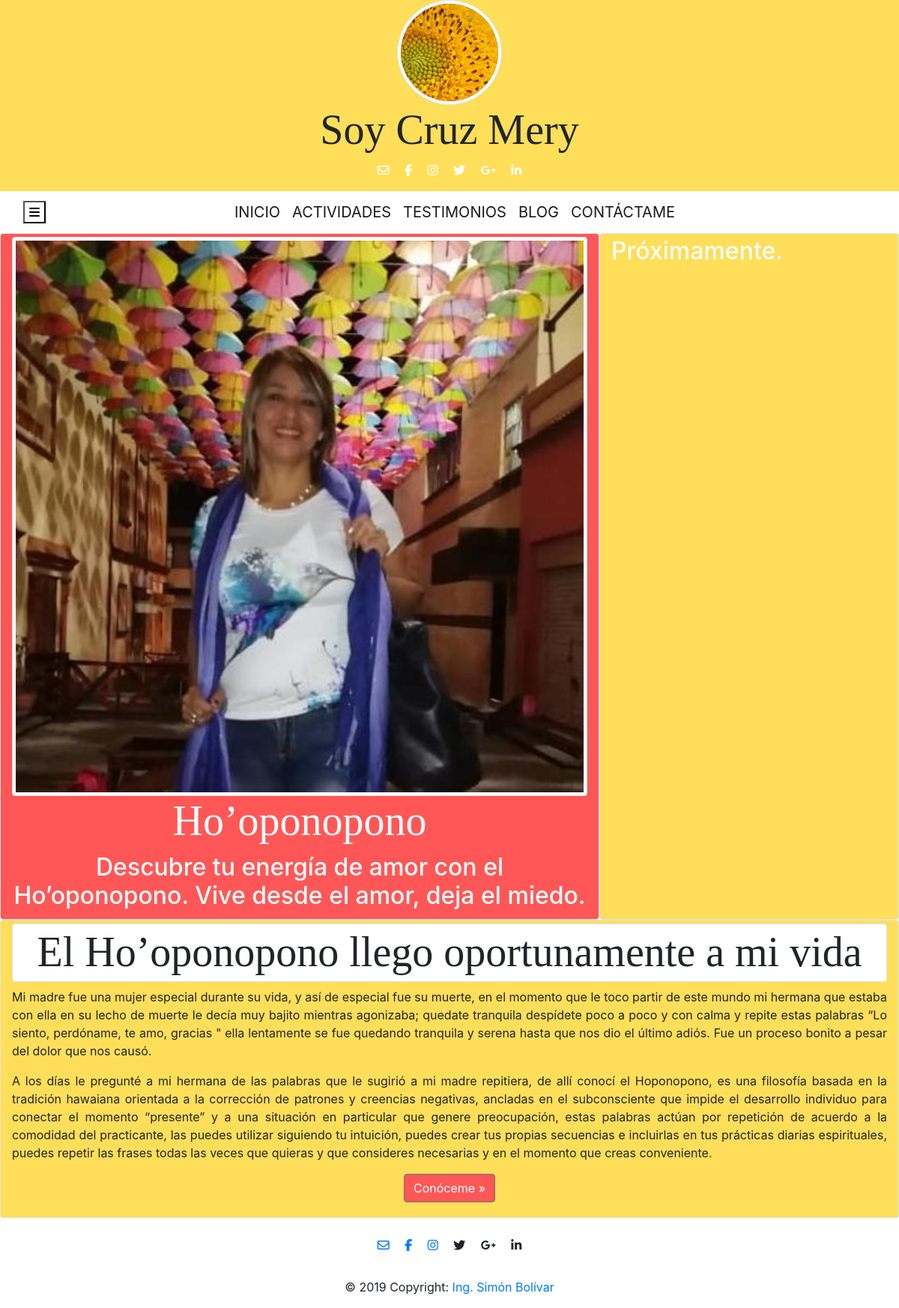
/, run on an earlier commit of the app's database.
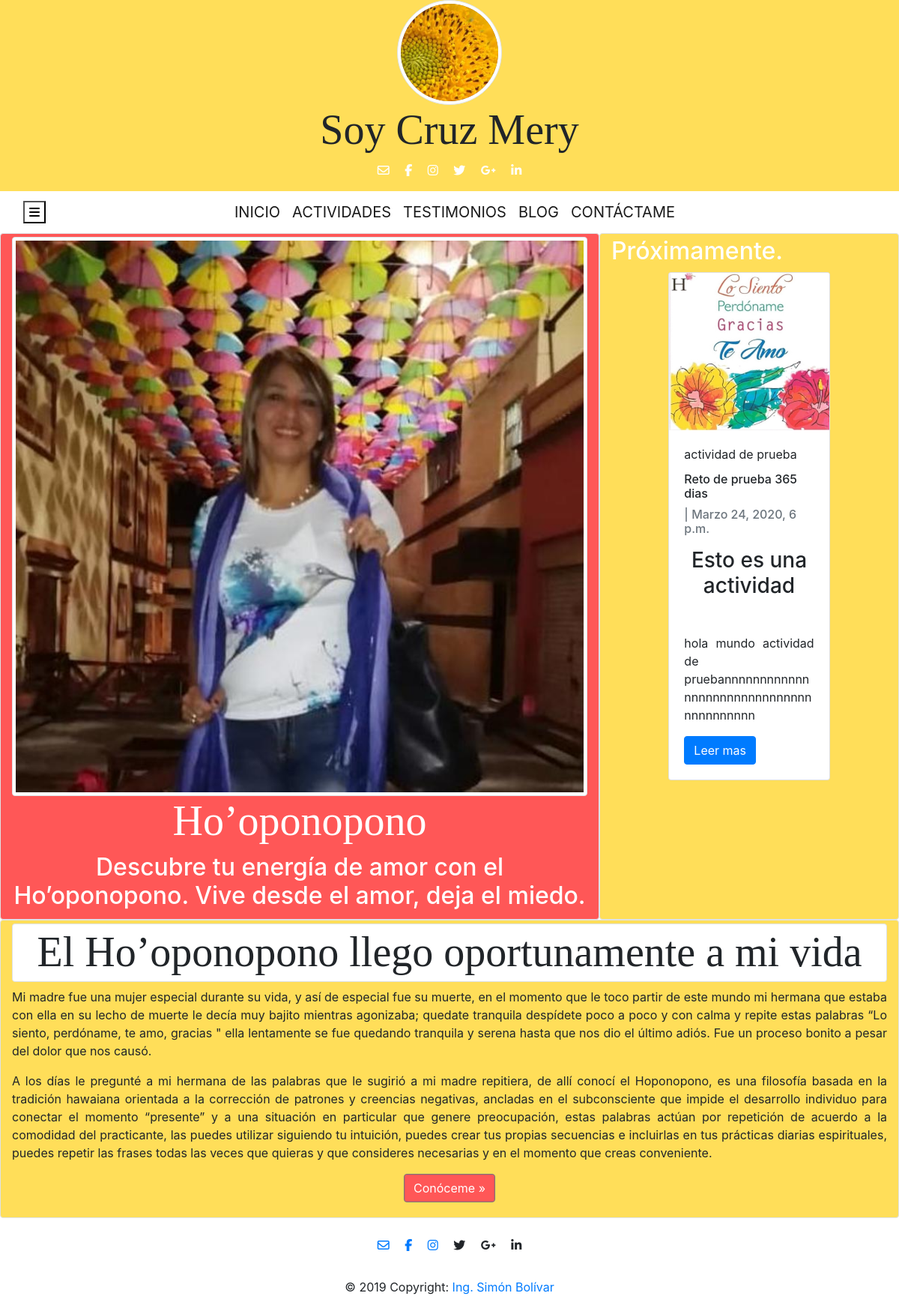
And on a later commit of the database.
### actividades/models.py (models this page shows, shortened)
class Actividad(models.Model):
    titulo = models.TextField(max_length=200, unique=True)
    slug = models.SlugField(editable=True, max_length=200, unique=True)
    contenido = models.TextField()
    tipo = models.TextField()
    fecha = models.DateTimeField(auto_now_add=False)
    status = models.IntegerField(choices=STATUS, default=1)
    image = models.ImageField(upload_to="actividades", null=True, blank=True,
        verbose_name="Imagen")
    class Meta:
        ordering = ['-fecha']

### inicio/views.py (the view)
# urls.py: url(r'^$', views.inicio.as_view(), name='inicio'),
class inicio(generic.ListView):
    model = Actividad
    template_name = 'inicio.html'
    queryset = Actividad.objects.filter(status='1')

### templates/inicio.html (shortened to what this page needs)
{% extends 'base.html' %}
{% load static %}
{% block content %}
<div class="row">
    <div class="col-md-8 col-lg-8 text-center bg-secondary img-thumbnail">
        <img src="{% static "imagenes/cruzmery.jpg" %}" class="img-fluid img-thumbnail" alt="SoyCruzmery">
            <h1 class="display-4 font-weight-normal text-white">Ho’oponopono</h1>
            <h2 class="text-white ">
                Descubre tu energía de amor con el Ho’oponopono.
                Vive desde el amor, deja el miedo.
            </h2>
    </div>
    <div class="col-md-4 col-lg-4 bg-primary container-fluid img-thumbnail">
            <h2 class="text-white ">
                Próximamente.
            </h2>
            {% autoescape off %}
                {% for actividad in object_list %}
                    <div class="col-md-8 col-lg-8 container-fluid">
                        <div class="card h-30" >
                          <img class="card-img-top" src="{{ actividad.image.url}}" alt="Conoce el Ho'oponopono">
                          <div class="card-body">
                            <p class="card-title">{{ actividad.titulo }}</p>
                            <p class="card-text h6">{{ actividad.tipo }}</p>
                            <p class="card-text text-muted h6">| {{ actividad.fecha}} </p>
                            <p class="card-text">{{actividad.contenido|slice:":200" }}</p>
                            <a href="actividades/{{ actividad.slug }}" class="btn btn-primary">Leer mas</a>
                          </div>
                        </div>
                    </div>
                {% endfor %}
            {% endautoescape %}
    </div>
</div>
<div class="row">
    <div class="col-md-8 col-lg-12 text-center img-fluid img-thumbnail bg-primary">
            <h1 class="display-4 font-weight-normal img-thumbnail">El Ho’oponopono llego oportunamente a mi vida</h1>
                <p class="text-justify ">
                        Mi madre fue una mujer especial durante su vida, y así de especial fue su muerte,
                    en el momento que le toco partir de este mundo mi hermana que estaba con ella en su lecho de muerte le
                    decía muy bajito mientras agonizaba; quedate tranquila despídete poco a poco y con calma y repite estas
                    palabras “Lo siento, perdóname, te amo, gracias "
                    ella lentamente se fue quedando tranquila y serena hasta que nos dio el último adiós.
                    Fue un proceso bonito a pesar del dolor que nos causó.<br>
                </p>
                <p class="text-justify ">
                    A los días le pregunté a mi hermana de las palabras que le sugirió a mi madre repitiera, de allí conocí el Hoponopono,
                    es una filosofía basada en la tradición hawaiana orientada a la corrección de patrones y creencias negativas,
                    ancladas en el subconsciente que impide el desarrollo individuo  para conectar el momento “presente” y a una
                    situación en particular que genere preocupación, estas palabras actúan por repetición de acuerdo a la comodidad del
                    practicante, las puedes utilizar siguiendo tu intuición, puedes crear tus propias secuencias e incluirlas en tus
                    prácticas diarias espirituales, puedes repetir las frases todas las veces que quieras y que consideres necesarias y
                    en el momento que creas conveniente.
            </p>
            <p><a class="btn btn-secondary bg-secondary" href="/contacto" role="button">Conóceme &raquo;</a></p>
    </div>
</div>
{% endblock %}

### templates/base.html (shortened to what this page needs)
{% load static %}
<!DOCTYPE html>
<html lang="es">
    <head>
        <link href="{% static "bootstrap/css/bootstrap.min.css" %}" rel="stylesheet">
        <link href="{% static "css/degradadoAzul.css" %}" rel="stylesheet">
    </head>
    <body>
        <div class="container-fluid">
        {% include "cabecera.html" %}
        </div>
        <div class="container-fluid">
        {% include "navbar.html" %}
        </div>
        <div class="container-fluid">
            {% block content %}
            {% endblock %}
        </div>
        {% include "footer.html" %}
    </body>
</html>

### templates/cabecera.html
{% load static %}
<div class="row">
    <div class="col-lg-12 col-md-12 col-sm-12 col-xs-12 bg-primary text-center">
        <svg class="bd-placeholder-img rounded-circle img-thumbnail " width="140" height="140" xmlns="http://www.w3.org/2000/svg" preserveAspectRatio="xMidYMid slice" focusable="false" role="img" aria-label="Placeholder: 140x140">
            <title>Girasol Hooponopono</title>
            <rect width="100%" height="100%" fill="#777" />
            <text x="50%" y="50%" fill="#777" dy=".3em">140x140</text>
            <image xlink:href="{% static "imagenes/girasol.jpg" %}" x=0 y=-40 width=230 height=230 />
        </svg>
    </div>
    <div class="col-lg-12 col-md-12 col-sm-12 col-xs-12 bg-primary text-center">
        <h1 class="display-4 font-weight-normal">Soy Cruz Mery</h1>
    </div>
</div>
<div class="row">
    <div class="col-lg-12 col-md-12 col-sm-12 col-xs-12 bg-primary text-center">
        <ul class="list-unstyled list-inline text-center text-white">
          <li class="list-inline-item">
                    <a class="btn-floating btn-fb mx-1 text-white" href="mailto:cruzmery1116@gmail.com">
                        <i class="far fa-envelope"></i>
                     </a>
          </li>
          <li class="list-inline-item">
            <a class="btn-floating btn-fb mx-1 text-white" href="https://www.facebook.com/cvillegasmartinez">
              <i class="fab fa-facebook-f"> </i>
            </a>
          </li>
          <li class="list-inline-item">
            <a class="btn-floating btn-tw mx-1 text-white" href="https://www.instagram.com/soycruzmery/">
              <i class="fab fa-instagram"></i>
            </a>
          </li>
          <li class="list-inline-item">
            <a class="btn-floating btn-tw mx-1">
              <i class="fab fa-twitter"> </i>
            </a>
          </li>
          <li class="list-inline-item">
            <a class="btn-floating btn-gplus mx-1">
              <i class="fab fa-google-plus-g"> </i>
            </a>
          </li>
          <li class="list-inline-item">
            <a class="btn-floating btn-li mx-1" >
              <i class="fab fa-linkedin-in"> </i>
            </a>
          </li>
        </ul>
    </div>
</div>

### templates/navbar.html (shortened to what this page needs)
<nav class="navbar navbar-expand-md navbar-light navbar-fixed-top bg-white " role="navigation">
    <div class="navbar-header">
        <button type="button" class="navbar-toggle bg-white" data-toggle="collapse"
                data-target=".navbar-ex1-collapse">
          <span class="icon-bar"><i class="fas fa-bars"></i></span>
        </button>
    </div>
    <div class="container">
        <div class="collapse navbar-collapse navbar-ex1-collapse justify-content-md-center" id="navbar">
            <ul class="nav navbar-nav">
                <li class="active">
                    <a class="navbar-brand " href="/" title="Free Web tutorials">INICIO</a>
                </li>
                <li>
                    <a class="navbar-brand " href="/actividades"> ACTIVIDADES</a>
                </li>
                <li>
                    <a class="navbar-brand " href="/testimonios"> TESTIMONIOS</a>
                </li>
                <li>
                    <a class="navbar-brand " href="/blog"> BLOG</a>
                </li>
                <li>
                    <a class="navbar-brand " href="/contacto"> CONTÁCTAME</a>
                </li>
        </div>
    </div>
</nav>

### templates/footer.html
<footer class="page-footer font-small special-color-dark pt-4  ">
  <div class="container">
    <ul class="list-unstyled list-inline text-center">
      <li class="list-inline-item">
                <a class="btn-floating btn-fb mx-1" href="mailto:cruzmery1116@gmail.com">
                    <i class="far fa-envelope"></i></i>
                 </a>
      </li>
      <li class="list-inline-item">
        <a class="btn-floating btn-fb mx-1" href="https://www.facebook.com/cvillegasmartinez">
          <i class="fab fa-facebook-f"> </i>
        </a>
      </li>
      <li class="list-inline-item">
        <a class="btn-floating btn-tw mx-1" href="https://www.instagram.com/soycruzmery/">
          <i class="fab fa-instagram"></i>
        </a>
      </li>
      <li class="list-inline-item">
        <a class="btn-floating btn-tw mx-1">
          <i class="fab fa-twitter"> </i>
        </a>
      </li>
      <li class="list-inline-item">
        <a class="btn-floating btn-gplus mx-1">
          <i class="fab fa-google-plus-g"> </i>
        </a>
      </li>
      <li class="list-inline-item">
        <a class="btn-floating btn-li mx-1" >
          <i class="fab fa-linkedin-in"> </i>
        </a>
      </li>
    </ul>
  </div>
  <div class="footer-copyright text-center py-3">© 2019 Copyright:
    <a href="http://simontrini.pythonanywhere.com/"> Ing. Simón Bolívar</a>
  </div>
</footer>

### static/css/degradadoAzul.css (style rules this page uses)
.bg-primary { background-color: #ffde59 !important; }
.bg-secondary { background-color: #ff5757 !important; }
.text-white { color: #fff !important; }
.bg-white { background-color: #fff !important; }
h1 { font-family: 'Zhi Mang Xing', cursive; }

What changed in the data, as far as the page shows it:
added Actividad: image (picture), titulo "actividad de prueba", tipo "Reto de prueba 365 dias", fecha "Marzo 24, 2020, 6 p.m.", contenido "Esto es una actividad hola mundo actividad de pruebannnnnnnnnnnnnnnnnnnnnnnnnnnnnnnnnnnnnnnn"
